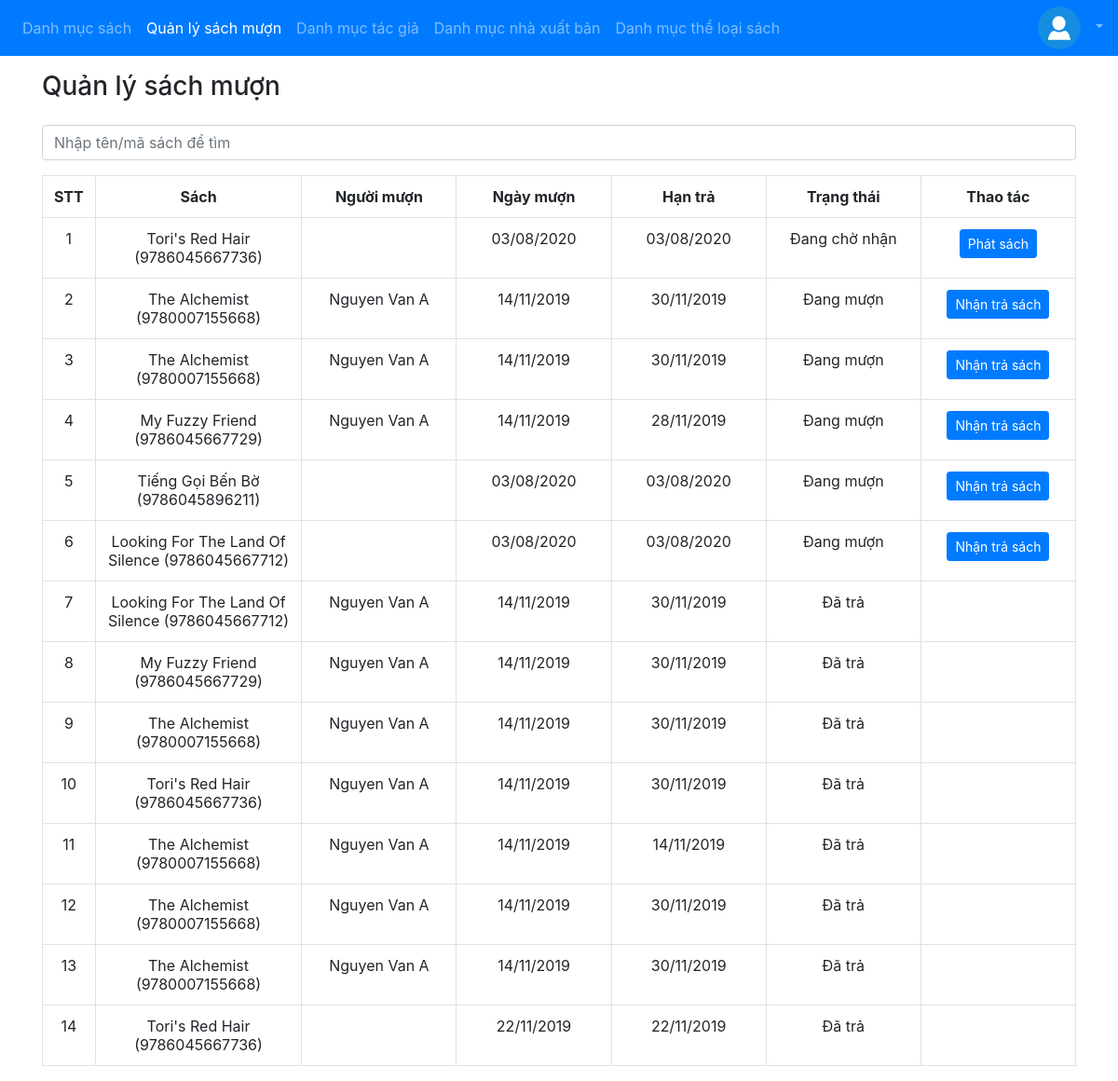
/staff/book_rent_list (signed in), run on the app's committed database.
### app/models.py (models this page shows, shortened)
class BookRent(models.Model):
    class Status:
        PENDING = 0
        BORROWING = 1
        RETURNED = 2
    book = models.ForeignKey(Book, on_delete=models.CASCADE)
    user = models.ForeignKey(User, on_delete=models.CASCADE)
    status = models.IntegerField()
    startDate = models.DateField()
    dueDate = models.DateField()
    returnDate = models.DateField(blank=True, null=True)

class Book(models.Model):
    code = models.CharField(max_length=30, verbose_name='Mã', unique=True)
    title = models.CharField(max_length=200, verbose_name='Tiêu đề')
    description = models.CharField(max_length=500, blank=True)
    category = models.ForeignKey(Category, verbose_name="Thể loại",  on_delete=models.PROTECT)
    author = models.ForeignKey(Author, verbose_name="Tác giả", on_delete=models.PROTECT)
    publisher = models.ForeignKey(Publisher, verbose_name="Nhà xuất bản", on_delete=models.PROTECT)
    publishYear = models.IntegerField(verbose_name="Năm xuất bản")
    numberOfPage = models.IntegerField(verbose_name="Số trang")
    numberOfCopy = models.IntegerField(verbose_name="Số bản copy")
    numberOfAvailableCopy = models.IntegerField(blank=True)
    image = models.ImageField(verbose_name='Ảnh bìa', upload_to='static/images')

class User(AbstractUser):
    fullname = models.CharField(max_length=50)
    phone = models.CharField(max_length=20)

### app/views_staff.py (the view)
# urls.py: path('staff/book_rent_list', views_staff.listBookRent, name='book-rent-list'),
@login_required
def listBookRent(request):
    bookRents = BookRent.objects.all()
    keyword = request.GET .get('keyword', '')
    if keyword:
        bookRents = bookRents.filter(Q(book__title__contains=keyword) | Q(book__code__contains=keyword))
    bookRents = bookRents.order_by('status')
    return render(request, 'staff/book_rent/list.html', {'bookRents': bookRents, 'keyword': keyword})

### app/templates/staff/book_rent/list.html (shortened to what this page needs)
{% extends 'staff/base.html' %}
{% block navbar %}
{% with page=1 %}
{{ block.super }}
{% endwith %}
{% endblock %}
{% block content %}
<div class="container pt-3">
  <h3>Quản lý sách mượn</h3>
  {%if bookRents %}
  <form class="mt-4">
    <div class="row">
      <div class="col-12">
        <input name="keyword" value="{{ keyword }}" class="form-control" placeholder="Nhập tên/mã sách để tìm">
      </div>
    </div>
  </form>
  <table class="table table-bordered">
    <tr>
      <th style="width: 5%" class="text-center">STT</th>
      <th style="width: 20%" class="text-center">Sách</th>
      <th style="width: 15%" class="text-center">Người mượn</th>
      <th style="width: 15%" class="text-center">Ngày mượn</th>
      <th style="width: 15%" class="text-center">Hạn trả</th>
      <th style="width: 15%" class="text-center">Trạng thái</th>
      <th style="width: 15%" class="text-center">Thao tác</th>
    </tr>
    {%for bookRent in bookRents %}
    <tr>
      <td class="text-center">{{ forloop.counter }}</td>
      <td class="text-center">{{ bookRent.book.title }} ({{bookRent.book.code}})</td>
      <td class="text-center">{{ bookRent.user.fullname }}</td>
      <td class="text-center">{{ bookRent.startDate|date:"d/m/Y" }}</td>
      <td class="text-center">{{ bookRent.dueDate|date:"d/m/Y" }}</td>
      <td class="text-center">
        {% if bookRent.status == 0 %} Đang chờ nhận {%endif%}
        {% if bookRent.status == 1 %} Đang mượn {%endif%}
        {% if bookRent.status == 2 %} Đã trả {%endif%}
      </td>
      <td class="text-center">
        {% if bookRent.status == 0 %}
        <a onclick="confirmDeliver(this)" url='{% url "book-deliver" bookRent.id %}' href="javascript:void(0)"
          class="btn btn-sm btn-primary">
          Phát sách
        </a>
        {% endif %}
        {% if bookRent.status == 1 %}
        <a onclick="confirmReturn(this)" url='{% url "book-return" bookRent.id %}' href="javascript:void(0)"
          class="btn btn-sm btn-primary">
          Nhận trả sách
        </a>
        {% endif %}
      </td>
    </tr>
    {% endfor %}
  </table>
  {%else%}
  <p>Không có dữ liệu</p>
  {%endif%}
</div>
{% endblock %}

### data on the page
BookRent: book "Tori's Red Hair", book.code "9786045667736", startDate "03/08/2020", dueDate "03/08/2020", status "Đang chờ nhận"
BookRent: book "The Alchemist", book.code "9780007155668", user.fullname "Nguyen Van A", startDate "14/11/2019", dueDate "30/11/2019", status "Đang mượn"
BookRent: book "The Alchemist", book.code "9780007155668", user.fullname "Nguyen Van A", startDate "14/11/2019", dueDate "30/11/2019", status "Đang mượn"
BookRent: book "My Fuzzy Friend", book.code "9786045667729", user.fullname "Nguyen Van A", startDate "14/11/2019", dueDate "28/11/2019", status "Đang mượn"
BookRent: book "Tiếng Gọi Bến Bờ", book.code "9786045896211", startDate "03/08/2020", dueDate "03/08/2020", status "Đang mượn"
BookRent: book "Looking For The Land Of Silence", book.code "9786045667712", startDate "03/08/2020", dueDate "03/08/2020", status "Đang mượn"
BookRent: book "Looking For The Land Of Silence", book.code "9786045667712", user.fullname "Nguyen Van A", startDate "14/11/2019", dueDate "30/11/2019", status "Đã trả"
BookRent: book "My Fuzzy Friend", book.code "9786045667729", user.fullname "Nguyen Van A", startDate "14/11/2019", dueDate "30/11/2019", status "Đã trả"
BookRent: book "The Alchemist", book.code "9780007155668", user.fullname "Nguyen Van A", startDate "14/11/2019", dueDate "30/11/2019", status "Đã trả"
BookRent: book "Tori's Red Hair", book.code "9786045667736", user.fullname "Nguyen Van A", startDate "14/11/2019", dueDate "30/11/2019", status "Đã trả"
BookRent: book "The Alchemist", book.code "9780007155668", user.fullname "Nguyen Van A", startDate "14/11/2019", dueDate "14/11/2019", status "Đã trả"
BookRent: book "The Alchemist", book.code "9780007155668", user.fullname "Nguyen Van A", startDate "14/11/2019", dueDate "30/11/2019", status "Đã trả"
BookRent: book "The Alchemist", book.code "9780007155668", user.fullname "Nguyen Van A", startDate "14/11/2019", dueDate "30/11/2019", status "Đã trả"
BookRent: book "Tori's Red Hair", book.code "9786045667736", startDate "22/11/2019", dueDate "22/11/2019", status "Đã trả"
